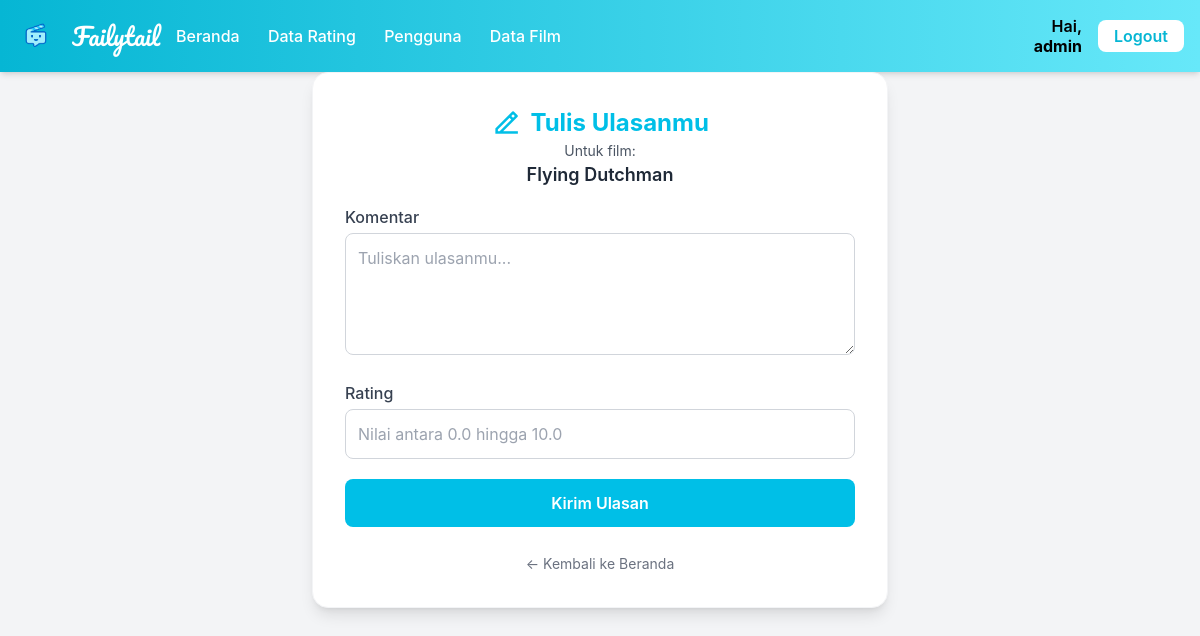
/pengguna/ulasan/input_ulasan.php?film_id=2 (signed in), run on an earlier commit of the app's database.
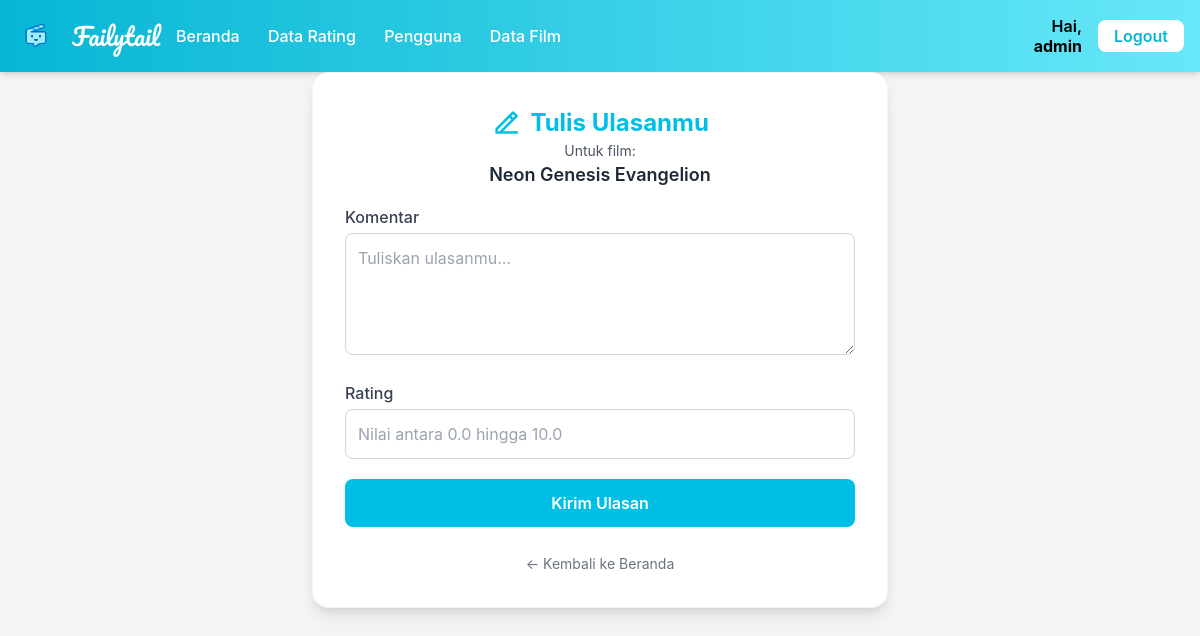
And on a later commit of the database.
### tables this page shows
CREATE TABLE `filmadmin` (
  `id` int NOT NULL,
  `poster` varchar(255) DEFAULT NULL,
  `judul` varchar(100) DEFAULT NULL,
  `genre` varchar(50) DEFAULT NULL,
  `deskripsi` text
);

### pengguna/ulasan/input_ulasan.php (the view, shortened to what this page needs)
<?php
include '../../view/layout/header.php';
require '../../database/koneksi.php';
$film_id = $_GET['film_id'] ?? null;
$film = null;
if ($film_id) {
    $stmt = $conn->prepare("SELECT * FROM filmadmin WHERE id = ?");
    $stmt->bind_param("i", $film_id);
    $stmt->execute();
    $result = $stmt->get_result();
    $film = $result->fetch_assoc();
} else {
    $error = "ID film tidak tersedia.";
}
?>
<!DOCTYPE html>
<html lang="id">
<head>
  <script src="https://cdn.tailwindcss.com"></script>
  <link href="https://cdn.jsdelivr.net/npm/remixicon@3.5.0/fonts/remixicon.css" rel="stylesheet">
</head>
<body class="bg-gradient-to-br from-[#e0f7fa] to-[#ffffff] min-h-screen">
  <div class="flex justify-center ">
    <div class="bg-white p-8 rounded-2xl shadow-lg max-w-xl w-full border border-gray-100">
      <div class="flex items-center justify-center ">
        <i class="ri-edit-2-line text-3xl text-[#00bfe7] mr-2"></i>
        <h1 class="text-2xl font-bold text-[#00bfe7]">Tulis Ulasanmu</h1>
      </div>
      <?php if ($film): ?>
        <div class="mb-4 text-center">
          <p class="text-gray-600 text-sm">Untuk film:</p>
          <p class="text-lg font-semibold text-gray-800"><?= htmlspecialchars($film['judul']) ?></p>
        </div>
      <?php else: ?>
        <div class="mb-4 text-center text-red-500 font-semibold">Film tidak ditemukan.</div>
      <?php endif; ?>
      <form method="POST" class="space-y-5">
        <div>
          <label class="block mb-1 font-medium text-gray-700">Komentar</label>
          <textarea name="komentar" rows="4" class="w-full border border-gray-300 p-3 rounded-lg focus:outline-none focus:ring-2 focus:ring-[#00bfe7]" placeholder="Tuliskan ulasanmu..." required></textarea>
        </div>
        <div>
          <label class="block mb-1 font-medium text-gray-700">Rating</label>
          <input type="number" name="rating" step="0.1" min="0" max="10" class="w-full border border-gray-300 p-3 rounded-lg focus:outline-none focus:ring-2 focus:ring-[#00bfe7]" placeholder="Nilai antara 0.0 hingga 10.0" required>
        </div>
        <button type="submit" class="w-full bg-[#00bfe7] hover:bg-[#009fc6] text-white font-semibold py-3 rounded-lg transition">
          Kirim Ulasan
        </button>
      </form>
      <div class="text-center mt-6">
        <a href="/FAILYTAIL/admin/dashboard-admin.php" class="text-sm text-gray-500 hover:underline">&larr; Kembali ke Beranda</a>
      </div>
    </div>
  </div>
</body>
</html>

### view/layout/header.php (shortened to what this page needs)
<?php
$is_logged_in = isset($_SESSION['loggedin']) && $_SESSION['loggedin'] === true;
$username = $is_logged_in ? $_SESSION['username'] : '';
$role = $is_logged_in ? $_SESSION['role'] : 'user';
?>
<!DOCTYPE html>
<html lang="id">
<head>
  <script src="https://cdn.tailwindcss.com/<?= ($role == 'admin') ? '' : '3.4.16' ?>"></script>
  <link rel="stylesheet" href="https://cdnjs.cloudflare.com/ajax/libs/remixicon/4.6.0/remixicon.min.css" />
</head>
<body class="<?= ($role == 'admin') ? 'bg-gray-100' : 'bg-gray-50' ?>">
<?php if ($role == 'admin'): ?>
  <header class="bg-gradient-to-r from-cyan-500 to-cyan-300 p-4 flex items-center justify-between shadow-md">
    <div class="flex items-center space-x-4">
      <img src="/FAILYTAIL/image/logo_failytail.png" alt="Logo" class="h-10 w-10">
       <a href="/FAILYTAIL/index.php" class="font-['Pacifico'] text-2xl text-white">Failytail</a>
      <nav class="ml-8 space-x-6 text-white font-medium">
        <a href="dashboard-admin.php" class="hover:underline">Beranda</a>
        <a href="data-rating.php" class="hover:underline">Data Rating</a>
        <a href="data-pengguna.php" class="hover:underline">Pengguna</a>
        <a href="data-film.php" class="hover:underline">Data Film</a>
      </nav>
    </div>
    <div class="flex items-center space-x-4">
      <div class="text-right text-black font-semibold leading-tight">
        Hai,<br><span class="font-bold"><?= htmlspecialchars($username) ?></span>
      </div>
      <a href="/FAILYTAIL/logout.php" class="bg-white text-cyan-500 font-semibold px-4 py-1 rounded-lg hover:bg-gray-100 transition">
        Logout
      </a>
    </div>
  </header>
<?php endif; ?>

What changed in the data, as far as the page shows it:
changed filmadmin: judul "Flying Dutchman" → "Neon Genesis Evangelion"
